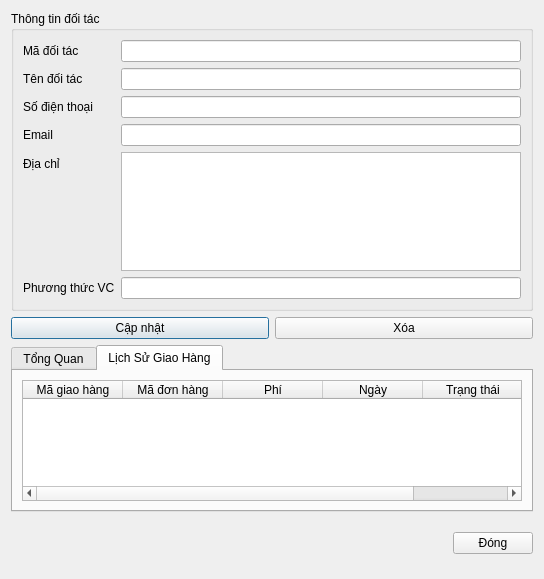
<?xml version="1.0" encoding="UTF-8"?>
<ui version="4.0">
 <class>PartnerAddDialog</class>
 <widget class="QDialog" name="PartnerAddDialog">
  <property name="geometry">
   <rect>
    <x>0</x>
    <y>0</y>
    <width>544</width>
    <height>579</height>
   </rect>
  </property>
  <property name="windowTitle">
   <string>Đối tác vận chuyển</string>
  </property>
  <property name="windowIcon">
   <iconset>
    <normaloff>../resources/icons/people-network-partner.png</normaloff>../resources/icons/people-network-partner.png</iconset>
  </property>
  <layout class="QVBoxLayout" name="verticalLayout">
   <item>
    <widget class="QGroupBox" name="grpPartnerInfo">
     <property name="title">
      <string>Thông tin đối tác</string>
     </property>
     <layout class="QFormLayout" name="formLayout">
      <item row="0" column="0">
       <widget class="QLabel" name="lblPartnerID">
        <property name="text">
         <string>Mã đối tác</string>
        </property>
       </widget>
      </item>
      <item row="0" column="1">
       <widget class="QLineEdit" name="txtMaDT">
        <property name="readOnly">
         <bool>true</bool>
        </property>
       </widget>
      </item>
      <item row="1" column="0">
       <widget class="QLabel" name="lblPartnerName">
        <property name="text">
         <string>Tên đối tác</string>
        </property>
       </widget>
      </item>
      <item row="1" column="1">
       <widget class="QLineEdit" name="txtTenDT"/>
      </item>
      <item row="2" column="0">
       <widget class="QLabel" name="lblPhone">
        <property name="text">
         <string>Số điện thoại</string>
        </property>
       </widget>
      </item>
      <item row="2" column="1">
       <widget class="QLineEdit" name="txtSDT_DT"/>
      </item>
      <item row="3" column="0">
       <widget class="QLabel" name="lblEmail">
        <property name="text">
         <string>Email</string>
        </property>
       </widget>
      </item>
      <item row="3" column="1">
       <widget class="QLineEdit" name="txtEmail_DT"/>
      </item>
      <item row="4" column="0">
       <widget class="QLabel" name="lblAddress">
        <property name="text">
         <string>Địa chỉ</string>
        </property>
       </widget>
      </item>
      <item row="5" column="0">
       <widget class="QLabel" name="lblContactPerson">
        <property name="text">
         <string>Phương thức VC</string>
        </property>
       </widget>
      </item>
      <item row="5" column="1">
       <widget class="QLineEdit" name="txtPhuongThucVC"/>
      </item>
      <item row="4" column="1">
       <widget class="QTextEdit" name="txtDiaChiDT"/>
      </item>
     </layout>
    </widget>
   </item>
   <item>
    <layout class="QHBoxLayout" name="horizontalLayout">
     <item>
      <widget class="QPushButton" name="btnCapNhatDT">
       <property name="text">
        <string>Cập nhật</string>
       </property>
      </widget>
     </item>
     <item>
      <widget class="QPushButton" name="btnXoaDT">
       <property name="text">
        <string>Xóa</string>
       </property>
      </widget>
     </item>
    </layout>
   </item>
   <item>
    <widget class="QTabWidget" name="tabWidget">
     <property name="currentIndex">
      <number>1</number>
     </property>
     <widget class="QWidget" name="tab">
      <attribute name="title">
       <string>Tổng Quan</string>
      </attribute>
      <layout class="QFormLayout" name="formLayout_2">
       <item row="0" column="0">
        <widget class="QLabel" name="label">
         <property name="text">
          <string>Tổng số đơn</string>
         </property>
        </widget>
       </item>
       <item row="0" column="1">
        <widget class="QLabel" name="lblTongSoDon">
         <property name="text">
          <string>0</string>
         </property>
        </widget>
       </item>
       <item row="1" column="0">
        <widget class="QLabel" name="label_2">
         <property name="text">
          <string>Đơn thành công</string>
         </property>
        </widget>
       </item>
       <item row="1" column="1">
        <widget class="QLabel" name="lblDonThanhCong">
         <property name="text">
          <string>0</string>
         </property>
        </widget>
       </item>
       <item row="2" column="0">
        <widget class="QLabel" name="label_3">
         <property name="text">
          <string>Đơn thất bại</string>
         </property>
        </widget>
       </item>
       <item row="2" column="1">
        <widget class="QLabel" name="lblDonThatBai">
         <property name="text">
          <string>0</string>
         </property>
        </widget>
       </item>
       <item row="3" column="0">
        <widget class="QLabel" name="label_4">
         <property name="text">
          <string>Tỉ lệ thành công</string>
         </property>
        </widget>
       </item>
       <item row="3" column="1">
        <widget class="QLabel" name="lblTiLeThanhCong">
         <property name="text">
          <string>0</string>
         </property>
        </widget>
       </item>
       <item row="4" column="0">
        <widget class="QLabel" name="label_5">
         <property name="text">
          <string>Tổng phí vận chuyển</string>
         </property>
        </widget>
       </item>
       <item row="4" column="1">
        <widget class="QLabel" name="lblTongPhiVC">
         <property name="text">
          <string>0</string>
         </property>
        </widget>
       </item>
      </layout>
     </widget>
     <widget class="QWidget" name="tab_2">
      <attribute name="title">
       <string>Lịch Sử Giao Hàng</string>
      </attribute>
      <layout class="QHBoxLayout" name="horizontalLayout_2">
       <item>
        <widget class="QTableWidget" name="tableWidget">
         <column>
          <property name="text">
           <string>Mã giao hàng</string>
          </property>
         </column>
         <column>
          <property name="text">
           <string>Mã đơn hàng</string>
          </property>
         </column>
         <column>
          <property name="text">
           <string>Phí</string>
          </property>
         </column>
         <column>
          <property name="text">
           <string>Ngày</string>
          </property>
         </column>
         <column>
          <property name="text">
           <string>Trạng thái</string>
          </property>
         </column>
        </widget>
       </item>
      </layout>
     </widget>
    </widget>
   </item>
   <item>
    <layout class="QHBoxLayout" name="buttonLayout">
     <item>
      <spacer name="horizontalSpacer">
       <property name="orientation">
        <enum>Qt::Horizontal</enum>
       </property>
       <property name="sizeHint" stdset="0">
        <size>
         <width>0</width>
         <height>50</height>
        </size>
       </property>
      </spacer>
     </item>
     <item>
      <widget class="QPushButton" name="btnCloseDT">
       <property name="text">
        <string>Đóng</string>
       </property>
      </widget>
     </item>
    </layout>
   </item>
  </layout>
 </widget>
 <resources/>
 <connections/>
</ui>
